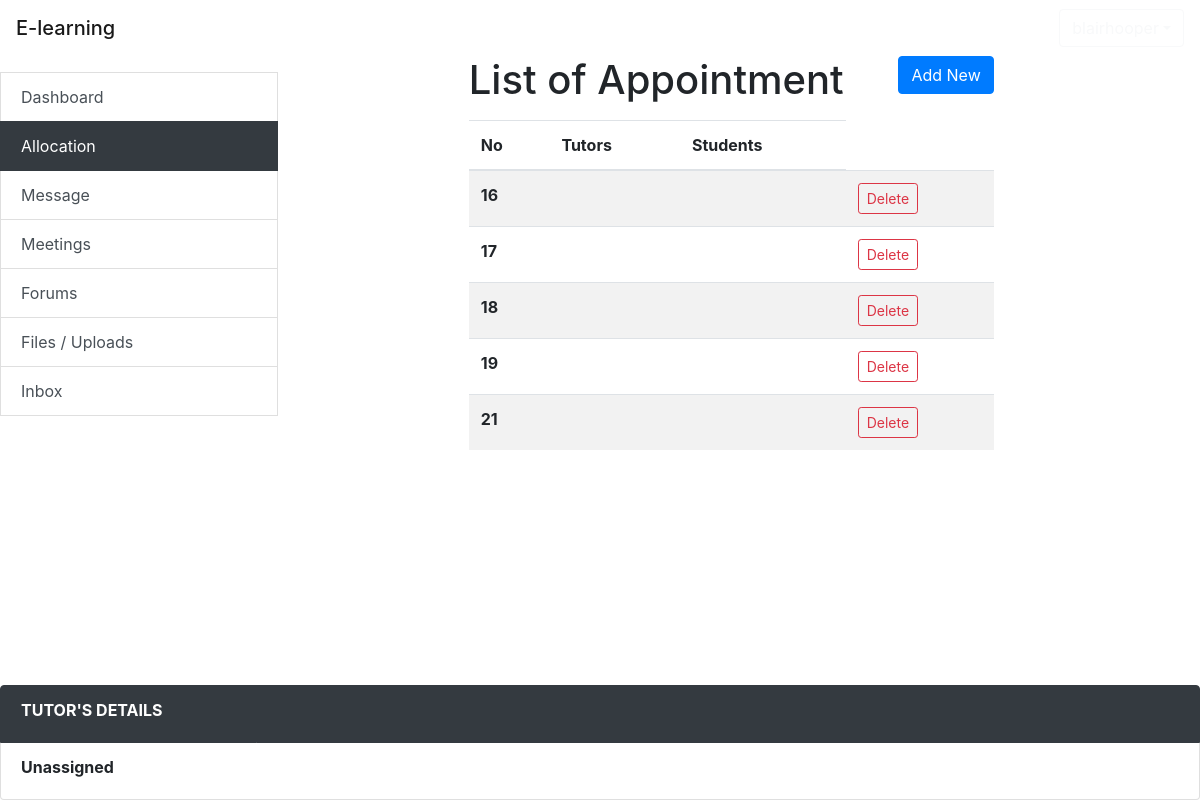
Screenshot of /lecture_allocation.php (signed in) with the database file from the repository.
### tables this page shows
CREATE TABLE `allocate` (
  `allocateId` int(11) NOT NULL,
  `allocate_tutor` varchar(30) NOT NULL,
  `allocate_student` varchar(30) NOT NULL
);

### include/function.php (called while the page is built, shortened)
<?php
include_once 'database.php';
function query($sql) {
  global $connection;
  return mysqli_query($connection, $sql);
}
 ?>

### lecture_allocation.php (the view, shortened to what this page needs)
<?php
include './include/function.php';
include './include/header.php';
?>
<div class="container-fluid row">
	<div class="list-group col-3 mt-3">
		<?php include './include/sidebar.php'; ?>
	</div>
	<div class="col-6 mx-auto">
    <form action="" method="post" >
  <div class="col">
  <div class="form-group">
    <h1>List of Appointment
    <a style="float: right;" class="btn btn-primary" href="lecture_create_allocation.php" >Add New</a>
    </h1>
  </div>
<table class="table table-striped">
  <thead>
    <tr>
      <th scope="col">No</th>
      <th scope="col">Tutors</th>
      <th scope="col">Students</th>
    </tr>
  </thead>
  <tbody>
<?php
  $query = query("SELECT * FROM allocate");
    while($row = mysqli_fetch_assoc($query)){
      $allocateId = $row['allocateId'];
      $allocate_tutorId = $row['allocate_tutorId'];
      $allocate_studId = $row['allocate_studId'];
      echo "<tr>";
      echo "<th scope='row'>$allocateId</th>";
      echo "<th>$allocate_tutorId</th>";
      echo "<th>$allocate_studId</th>";
      echo "<td><a href='lecture_allocation.php?delete={$allocateId}' class='btn btn-outline-danger btn-sm' onclick='check_delete()'>Delete</a></td>";
      echo "</tr>";
    }
?>
  </tbody>
</table>
	</div>
</form>
</div>
</div>
<div class="fixed-bottom">
	<?php
	$L_name = "Stacy";
	$L_Email = "stacy@gamil.com";
	$L_PhoneNumber = "+601236152221";
	?>
	<li class="list-group-item active bg-dark btn-outline-dark"><label class="font-weight-bold pr-3">TUTOR'S DETAILS</label></li>
	<?php
	if(0){
		echo "
		<li class='list-group-item'><label class='font-weight-bold pr-3'>Name:</label>$L_name</li>
		<li class='list-group-item'><label class='font-weight-bold pr-3'>Email:</label>$L_Email</li>
		<li class='list-group-item'><label class='font-weight-bold pr-3'>Subject:</label>$L_PhoneNumber</li>
		";
	}else{
		echo "<li class='list-group-item'><label class='font-weight-bold pr-3'>Unassigned</li>";
	}
	?>
</div>
<?php
include './include/footer.php';
?>

### rows the page displays
allocate: allocateId "16"
allocate: allocateId "17"
allocate: allocateId "18"
allocate: allocateId "19"
allocate: allocateId "21"

### other values shown
$value "Dashboard"
$value "Allocation"
$value "Message"
$value "Meetings"
$value "Forums"
$value "Files / Uploads"
$value "Inbox"
